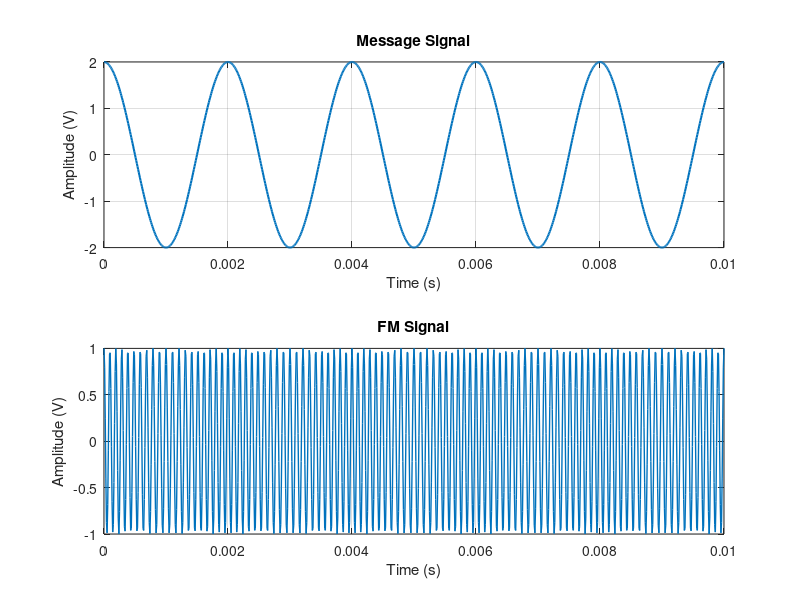

Write the MATLAB code that produced this figure.
% Calculation and Verification of Frequency Deviation
% and Modulation Index of FM Signal
clc;
clear;
close all;
%% Message Signal Parameters
Am = 2; % Message amplitude (V)
fm = 500; % Message frequency (Hz)
%% Carrier Signal Parameters
Ac = 1; % Carrier amplitude (V)
fc = 10000; % Carrier frequency (Hz)
%% FM Parameters
kf = 250; % Frequency sensitivity (Hz/V)
fs = 100000; % Sampling frequency (Hz)
T = 0.01; % Simulation duration (s)
%% Time Vector
t = 0:1/fs:T;
%% Message Signal
m = Am*cos(2*pi*fm*t);
%% Frequency Deviation
delta_f = kf*Am;
%% Modulation Index
beta = delta_f/fm;
%% FM Signal
fm_signal = Ac*cos(2*pi*fc*t + beta*sin(2*pi*fm*t));
%% Display Parameters
fprintf('Carrier Frequency (fc) = %.0f Hz\n',fc);

fprintf('Message Frequency (fm) = %.0f Hz\n',fm);
fprintf('Message Amplitude (Am) = %.0f V\n',Am);
fprintf('Frequency Sensitivity (kf) = %.0f Hz/V\n',kf);
fprintf('\nFrequency Deviation (Delta f) = %.2f Hz\n',delta_f);
fprintf('Modulation Index (Beta) = %.2f\n',beta);
%% Verification
beta_verify = delta_f/fm;
fprintf('Verified Modulation Index = %.2f\n',beta_verify);
%% Verification Check
tolerance = 1e-6;
if abs(beta - beta_verify) < tolerance
    fprintf('\nVerification Successful\n');
else
    fprintf('\nVerification Failed\n');
end
%% Plotting
figure;
subplot(2,1,1);
plot(t,m,'LineWidth',1.5);
grid on;
title('Message Signal');
xlabel('Time (s)');
ylabel('Amplitude (V)');
subplot(2,1,2);
plot(t,fm_signal,'LineWidth',1);
grid on;
title('FM Signal');
xlabel('Time (s)');
ylabel('Amplitude (V)');
